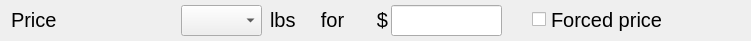
  <widget class="QWidget" name="gb2PoundsForPricing" native="true">
   <property name="geometry">
    <rect>
     <x>67</x>
     <y>545</y>
     <width>751</width>
     <height>41</height>
    </rect>
   </property>
   <property name="font">
    <font>
     <pointsize>15</pointsize>
    </font>
   </property>
   <widget class="QLabel" name="label_14">
    <property name="geometry">
     <rect>
      <x>11</x>
      <y>7</y>
      <width>161</width>
      <height>25</height>
     </rect>
    </property>
    <property name="font">
     <font>
      <pointsize>15</pointsize>
     </font>
    </property>
    <property name="text">
     <string>Price</string>
    </property>
   </widget>
   <widget class="hobart::numericLineEdit" name="le2PoundsForPrice">
    <property name="geometry">
     <rect>
      <x>391</x>
      <y>5</y>
      <width>111</width>
      <height>31</height>
     </rect>
    </property>
    <property name="font">
     <font>
      <pointsize>19</pointsize>
     </font>
    </property>
   </widget>
   <widget class="QLabel" name="lbl2CurrencySymbolPoundsForPricing">
    <property name="geometry">
     <rect>
      <x>348</x>
      <y>5</y>
      <width>40</width>
      <height>29</height>
     </rect>
    </property>
    <property name="font">
     <font>
      <pointsize>15</pointsize>
     </font>
    </property>
    <property name="toolTip">
     <string notr="true"/>
    </property>
    <property name="statusTip">
     <string notr="true"/>
    </property>
    <property name="text">
     <string notr="true">$</string>
    </property>
    <property name="alignment">
     <set>Qt::AlignRight|Qt::AlignTrailing|Qt::AlignVCenter</set>
    </property>
   </widget>
   <widget class="QComboBox" name="cb2PriceModifier">
    <property name="geometry">
     <rect>
      <x>181</x>
      <y>5</y>
      <width>81</width>
      <height>31</height>
     </rect>
    </property>
   </widget>
   <widget class="QLabel" name="lbl2PoundsForPricingUnit">
    <property name="geometry">
     <rect>
      <x>270</x>
      <y>4</y>
      <width>31</width>
      <height>31</height>
     </rect>
    </property>
    <property name="font">
     <font>
      <pointsize>15</pointsize>
     </font>
    </property>
    <property name="toolTip">
     <string notr="true"/>
    </property>
    <property name="statusTip">
     <string notr="true"/>
    </property>
    <property name="text">
     <string notr="true">lbs</string>
    </property>
   </widget>
   <widget class="QLabel" name="lbl2PoundsForPricingTextFor">
    <property name="geometry">
     <rect>
      <x>302</x>
      <y>4</y>
      <width>61</width>
      <height>31</height>
     </rect>
    </property>
    <property name="font">
     <font>
      <pointsize>15</pointsize>
     </font>
    </property>
    <property name="text">
     <string>for</string>
    </property>
    <property name="alignment">
     <set>Qt::AlignCenter</set>
    </property>
   </widget>
   <widget class="QCheckBox" name="chkbox2PoundsForPricingForcedPrice">
    <property name="geometry">
     <rect>
      <x>532</x>
      <y>2</y>
      <width>171</width>
      <height>35</height>
     </rect>
    </property>
    <property name="font">
     <font>
      <pointsize>15</pointsize>
     </font>
    </property>
    <property name="text">
     <string>Forced price</string>
    </property>
   </widget>
  </widget>
